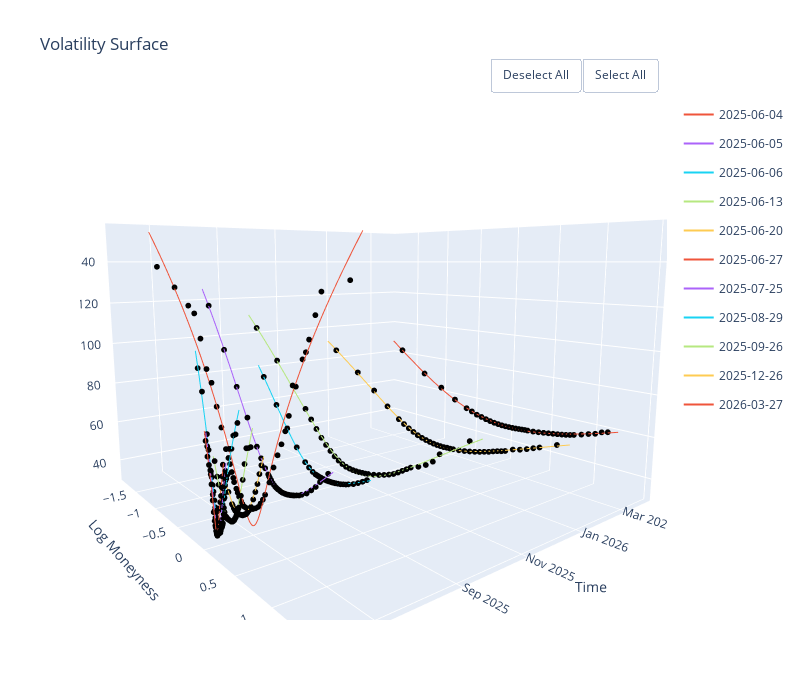
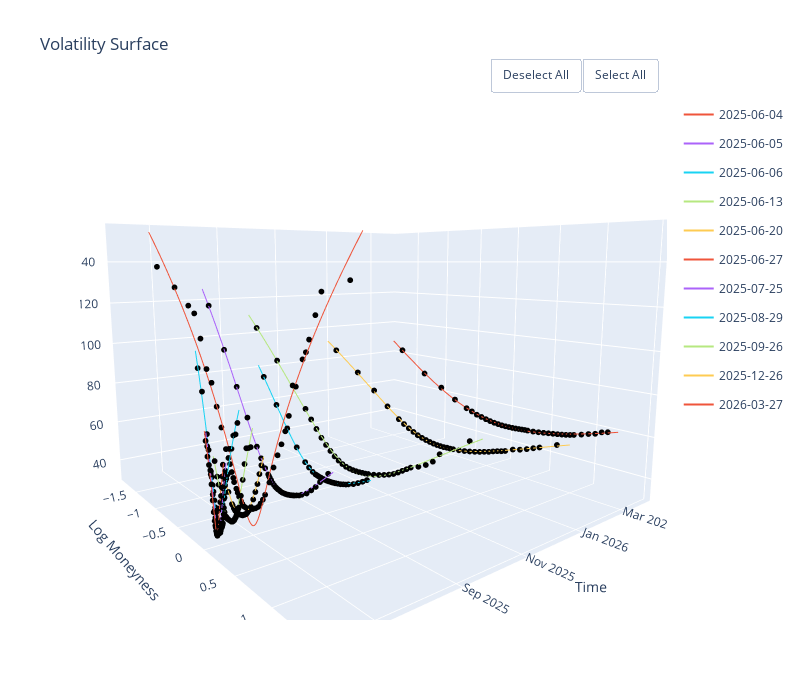

The code cell stored with these charts, in order, in its notebook:
### Markdown cell above
# SVI (Real Market Data)

### Code cell
df = df_processed.copy()
df['IV'] = df['mark_iv'].astype(float)
df['Strike'] = df['strike'].astype(float)
df['Date'] = pd.to_datetime(df['expiry'])
df['Tau'] = df['time_to_expiry']
df['F'] = df['forward_price']
df['S'] = df['underlying_price']

df = df[df['Tau']>0]

svim = SVIModel(df[['IV','Strike','Date','Tau','F']])
df_fit = svim.fit(no_butterfly=False, no_calendar=False).reset_index(drop=False).rename(columns={'index':'Date'})
df_fit = pd.merge(df_fit, df[['Date','F','time_to_expiry']].drop_duplicates(subset=['Date'],keep='first'),on='Date',how='left')

plot_vol = SVIPlot()
plot_vol.allsmiles(svim)
